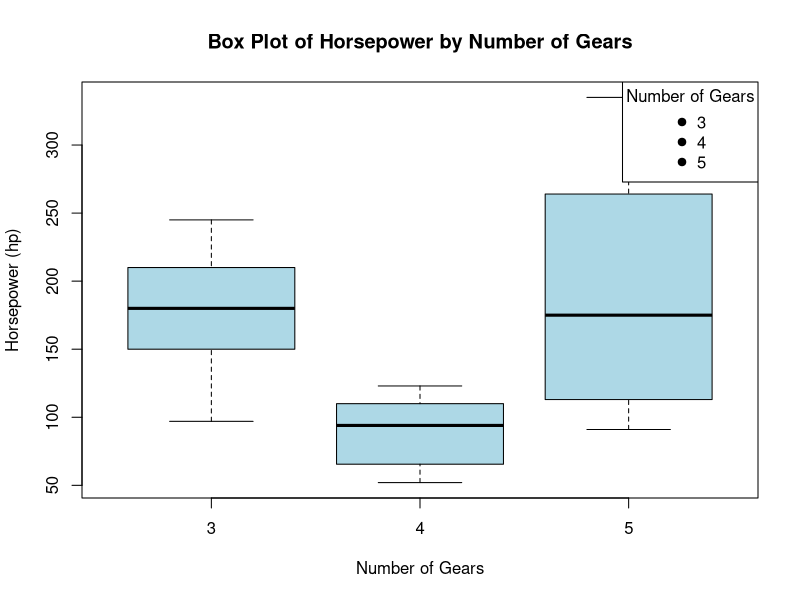

Write the R code that produced this figure.
data(mtcars)

mtcars$gear <- as.factor(mtcars$gear)

boxplot_hp <- boxplot(mtcars$hp ~ mtcars$gear,
     main = "Box Plot of Horsepower by Number of Gears",
     xlab = "Number of Gears",
     ylab = "Horsepower (hp)",
     col = "lightblue",
     pch = 19
)

legend("topright", legend = levels(mtcars$gear), pch = 19, title = "Number of Gears")

outliers <- boxplot_hp$out

if (length(outliers) > 0) {
     outlier_positions <- which(mtcars$hp %in% outliers)

     text(rep(1:3, length.out = length(outliers)), outliers,
          labels = rownames(mtcars)[outlier_positions], pos = 4, col = "red"
     )
}
